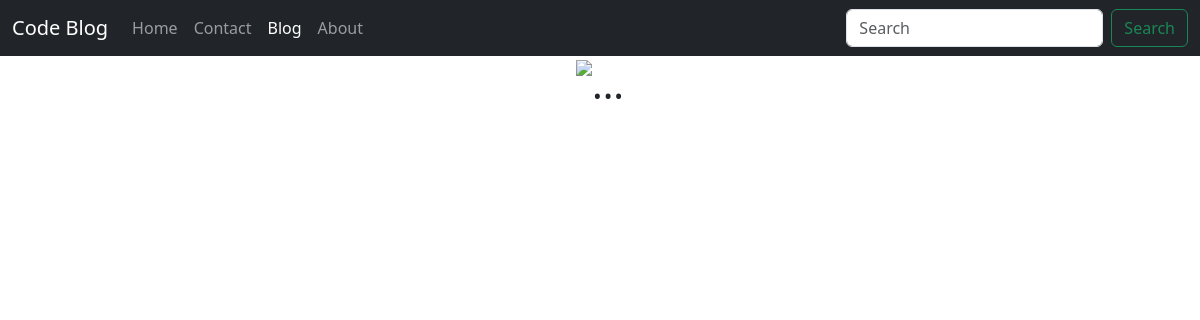
Page /blog/ on the earlier database version.
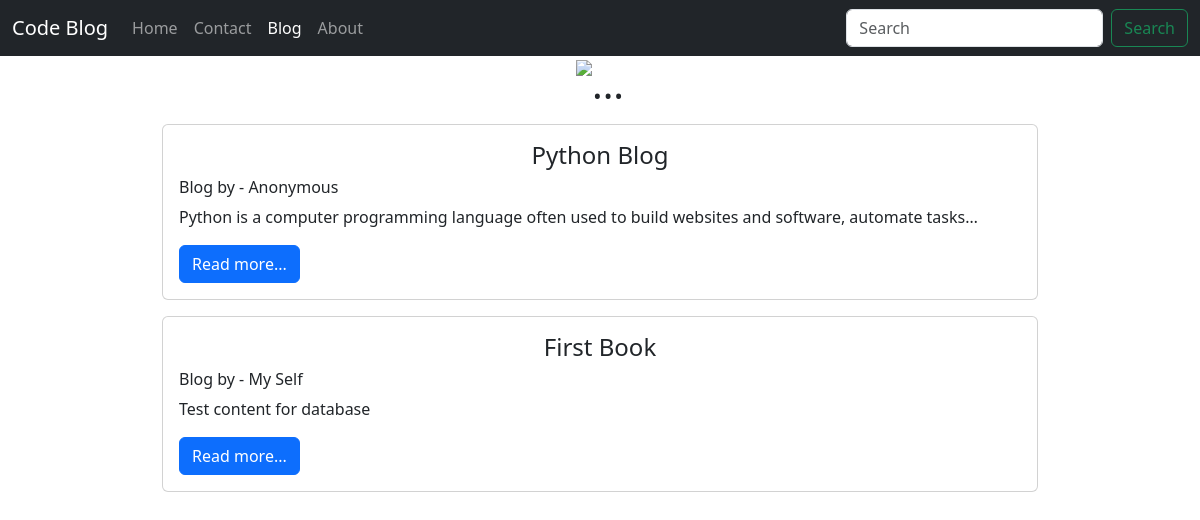
Same page on the later database version.
### blog/models.py (models this page shows, shortened)
class Post(models.Model):
    sno = models.AutoField(primary_key=True)
    title = models.CharField(max_length=50)
    content = models.TextField()
    author = models.CharField(max_length=15)
    slug = models.CharField(max_length=50)
    timestamp = models.DateTimeField(blank=True)

### blog/views.py (the view)
# urls.py: path('', views.bloghome, name='bloghome'),
def bloghome (request):
    allPosts = Post.objects.all()
    contex = {'allPosts': allPosts}
    return render(request,'blog/bloghome.html',contex)

### templates/blog/bloghome.html (shortened to what this page needs)
{% extends 'home/base.html' %}
{% block ac-blog %}
  <a class="nav-link active" aria-current="page" href="/blog">Blog</a>
{% endblock %}
{% block name %}
<center>
  <img  style="width: 400px; margin: 0 auto; " src="https://revenuearchitects.com/wp-content/uploads/2017/02/Blog_pic-1030x584.png" class="card-img-top" alt="...">
</center>
  {% endblock %}
{% block body %}
{% for post in allPosts %}
<div class="container my-3" style="max-width: 900px;" >
  <div class="card">
      <div class="card-body" style="text-align: justify;">
          <h4 class="card-title" style="text-align: center;">{{post.title}}</h4>
          <h6 class="card-title">Blog by - {{post.author}}</h6>
          <p class="card-text">{{post.content | truncatechars:100}}</p>
          <a href="{{post.slug}}" class="btn btn-primary">Read more...</a>
      </div>
  </div>
</div>
{% endfor %}
{% endblock %}

Differences in the rows shown:
added Post: title "Python Blog", author "Anonymous", content "Python is a computer programming language often used to build websites and software, automate tasks…"
added Post: title "First Book", author "My Self", content "Test content for database"
